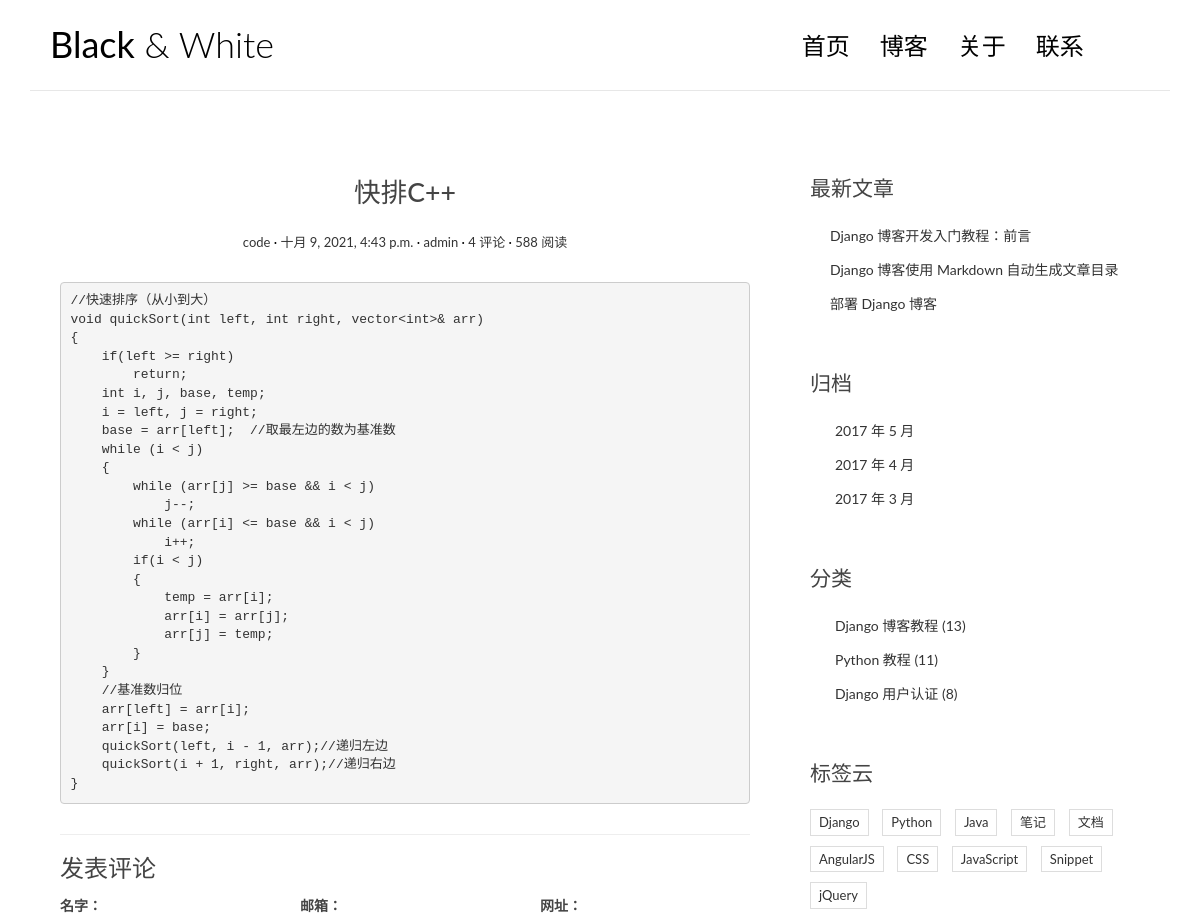
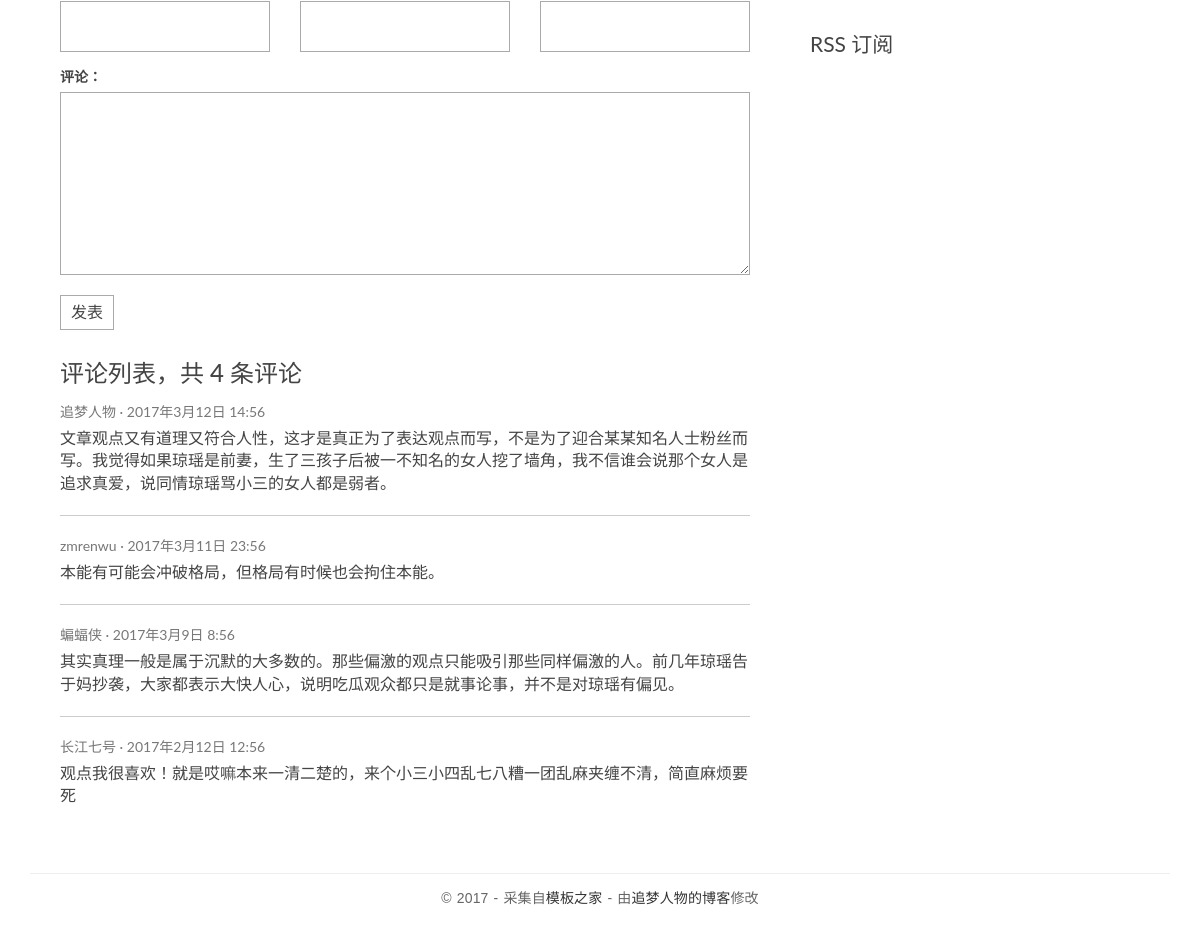
The app's page /posts/4/ with its own data (2 pictures, top to bottom).
### blog_app/models.py (models this page shows, shortened)
class Post(models.Model):
    title = models.CharField('标题', max_length=70)
    body = models.TextField('正文')
    created_time = models.DateTimeField('创建时间', default=timezone.now)
    modified_time = models.DateTimeField('修改时间')
    excerpt = models.CharField('摘要', max_length=200, blank=True)
    category = models.ForeignKey(Category, verbose_name='分类', on_delete=models.CASCADE)
    tags = models.ManyToManyField(Tag, verbose_name='标签', blank=True)
    author = models.ForeignKey(User, verbose_name='作者', on_delete=models.CASCADE)
    class Meta:
        verbose_name = '文章'
        verbose_name_plural = verbose_name

class Category(models.Model):
    name = models.CharField(max_length=100)
    class Meta:
        verbose_name = '分类'
        verbose_name_plural = verbose_name

### blog_app/views.py (the view)
# urls.py: path('posts/<int:pk>/', views.detail, name='detail'),
def detail(request, pk):
    post = get_object_or_404(Post, pk=pk)
    md = markdown.Markdown(extensions=[
        'markdown.extensions.extra',
        'markdown.extensions.codehilite',
        TocExtension(slugify=slugify),
    ])
    post.body = md.convert(post.body)
    m = re.search(r'<div class="toc">\s*<ul>(.*)</ul>\s*</div>', md.toc, re.S)
    post.toc = m.group(1) if m is not None else ''
    return render(request, 'blog_app/detail.html', context={'post': post})

### templates/blog_app/detail.html (shortened to what this page needs)
{% extends 'base.html' %}
{% block main %}
    <article class="post post-{{ post.pk }}">
        <header class="entry-header">
            <h1 class="entry-title">{{ post.title }}</h1>
            <div class="entry-meta">
                <span class="post-category"><a href="#">{{ post.category.name }}</a></span>
                <span class="post-date"><a href="#"><time class="entry-date"
                                                          datetime="{{ post.created_time }}">{{ post.created_time }}</time></a></span>
                <span class="post-author"><a href="#">{{ post.author }}</a></span>
                <span class="comments-link"><a href="#">4 评论</a></span>
                <span class="views-count"><a href="#">588 阅读</a></span>
            </div>
        </header>
        <div class="entry-content clearfix">
            {{ post.body | safe }}
        </div>
    </article>
    <section class="comment-area" id="comment-area">
        <hr>
        <h3>发表评论</h3>
        <form action="#" method="post" class="comment-form">
            <div class="row">
                <div class="col-md-4">
                    <label for="id_name">名字：</label>
                    <input type="text" id="id_name" name="name" required>
                </div>
                <div class="col-md-4">
                    <label for="id_email">邮箱：</label>
                    <input type="email" id="id_email" name="email" required>
                </div>
                <div class="col-md-4">
                    <label for="id_url">网址：</label>
                    <input type="text" id="id_url" name="url">
                </div>
                <div class="col-md-12">
                    <label for="id_comment">评论：</label>
                    <textarea name="comment" id="id_comment" required></textarea>
                    <button type="submit" class="comment-btn">发表</button>
                </div>
            </div>
        </form>
        <div class="comment-list-panel">
            <h3>评论列表，共 <span>4</span> 条评论</h3>
            <ul class="comment-list list-unstyled">
                <li class="comment-item">
                    <span class="nickname">追梦人物</span>
                    <time class="submit-date" datetime="2012-11-09T23:15:57+00:00">2017年3月12日 14:56</time>
                    <div class="text">
                        文章观点又有道理又符合人性，这才是真正为了表达观点而写，不是为了迎合某某知名人士粉丝而写。我觉得如果琼瑶是前妻，生了三孩子后被一不知名的女人挖了墙角，我不信谁会说那个女人是追求真爱，说同情琼瑶骂小三的女人都是弱者。
                    </div>
                </li>
                <li class="comment-item">
                    <span class="nickname">zmrenwu</span>
                    <time class="submit-date" datetime="2012-11-09T23:15:57+00:00">2017年3月11日 23:56</time>
                    <div class="text">
                        本能有可能会冲破格局，但格局有时候也会拘住本能。
                    </div>
                </li>
                <li class="comment-item">
                    <span class="nickname">蝙蝠侠</span>
                    <time class="submit-date" datetime="2012-11-09T23:15:57+00:00">2017年3月9日 8:56</time>
                    <div class="text">
                        其实真理一般是属于沉默的大多数的。那些偏激的观点只能吸引那些同样偏激的人。前几年琼瑶告于妈抄袭，大家都表示大快人心，说明吃瓜观众都只是就事论事，并不是对琼瑶有偏见。
                    </div>
                </li>
                <li class="comment-item">
                    <span class="nickname">长江七号</span>
                    <time class="submit-date" datetime="2012-11-09T23:15:57+00:00">2017年2月12日 12:56</time>
                    <div class="text">
                        观点我很喜欢！就是哎嘛本来一清二楚的，来个小三小四乱七八糟一团乱麻夹缠不清，简直麻烦要死
                    </div>
                </li>
            </ul>
        </div>
    </section>
{% endblock main %}

### blog_app/static/blog_app/css/custom.css (style rules this page uses)
* { outline: none; }
h1, h2, h3, h4, h5, h6 { margin-top: 0; }
a { color: #333; }
body { color: #444; font-family: 'Lato', sans-serif; }
.post { background: #fff; padding: 30px 30px 0; }
.entry-title { text-align: center; font-size: 1.9em; margin-bottom: 20px; line-height: 1.6; padding: 10px 20px 0; }
.entry-meta { text-align: center; color: #DDDDDD; font-size: 13px; margin-bottom: 30px; }
.entry-content { font-size: 18px; line-height: 1.9; font-weight: 300; color: #000; }
.post-category::after, .post-date::after, .post-author::after, .comments-link::after { content: ' ·'; color: #000; }
.contact-form input, .comment-form input { border: 1px solid #aaa; margin-bottom: 15px; width: 100%; padding: 15px 15px; font-size: 16px; line-height: 100%; transition: 0.4s border-color linear; }
.contact-form textarea, .comment-form textarea { border: 1px solid #aaa; margin-bottom: 15px; width: 100%; padding: 15px 15px; font-size: 16px; line-height: 20px !important; min-height: 183px; transition: 0.4s border-color linear; }
.comment-area { padding: 0 30px 0; }
.comment-form { margin-top: 15px; }
.comment-form .comment-btn { background-color: #fff; border: 1px solid #aaa; font-size: 16px; padding: 5px 10px; }
.comment-list-panel { margin-top: 30px; }
.comment-list { margin-top: 15px; }
.comment-item:not(:last-child) { border-bottom: 1px #ccc solid; margin-bottom: 20px; padding-bottom: 20px; }
.comment-item .nickname, .comment-item .submit-date { color: #777; font-size: 14px; }
.comment-item .nickname:after { content: ' ·'; }
.comment-item .text { padding-top: 5px; font-size: 16px; }

### templates/base.html (style rules this page uses)
.codehilite { padding: 0; }

### records on screen
Post: title "快排C++", category.name "code", created_time "十月 9, 2021, 4:43 p.m.", author "admin", body "// 快速排序 （ 从小到大 ） void quickSort ( int left , int right , vector < int >& arr ) { if ( left >= right ) return ; int i , j , base , temp ; i = left , j = right ; base = arr [ left ] ; // 取最左边的数为基准数 while ( i < j ) { while ( arr [ j ] >= base && i < j ) j --; while ( arr [ i ] <= base && i < j ) i ++ ; if ( i < j ) { temp = arr [ i ] ; arr [ i ] = arr [ j ] ; arr [ j ] = temp ; } } // 基准数归位 arr [ left ] = arr [ i ] ; arr [ i ] = base ; quickSort ( left , i - 1 , arr ); // 递归左边 quickSort ( i + 1 , right , arr ); // 递归右边 }"
